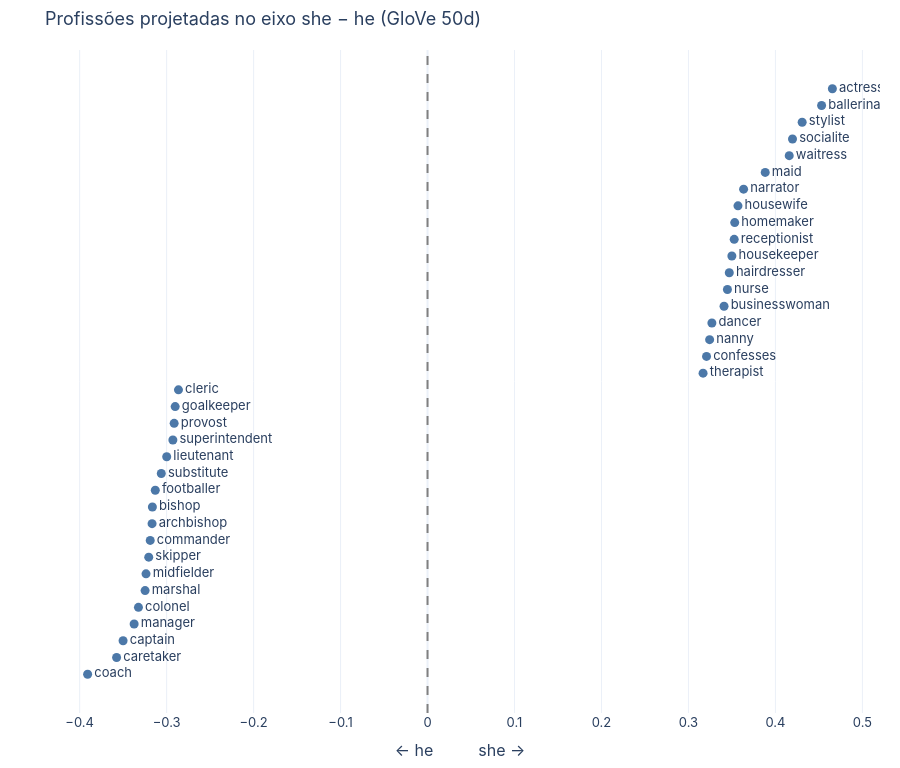

Write notebook code for a chart like this one.
### Code cell
from replang.viz import bias_axis_figure
from replang.bias.geometry import profile
meta = {p[0]: p for p in lex.extra["professions_meta"]}
df = profile(en, profs, she_he)
df["estereótipo (crowd, −1 fem … +1 masc)"] = [meta[w][2] for w in df.palavra]
df["definicional (crowd)"] = [meta[w][1] for w in df.palavra]
sel = pd.concat([df.nsmallest(18, "proj_g"), df.nlargest(18, "proj_g")])
bias_axis_figure(sel, title="Profissões projetadas no eixo she − he (GloVe 50d)", axis_label="← he          she →", color_col=None)

### Figure 1 — Plotly figure (JSON) as saved in the notebook; plotly's stock layout.template omitted (floating-point values rounded to 4 significant figures)
{"data": [{"hovertemplate": "proj_g=%{x}<br>_y=%{y}<br>palavra=%{text}<extra></extra>", "legendgroup": "", "marker": {"color": "#4C78A8", "size": 9, "symbol": "circle"}, "mode": "markers+text", "name": "", "orientation": "v", "showlegend": false, "text": ["coach", "caretaker", "captain", "manager", "colonel", "marshal", "midfielder", "skipper", "commander", "archbishop", "bishop", "footballer", "substitute", "lieutenant", "superintendent", "provost", "goalkeeper", "cleric", "therapist", "confesses", "nanny", "dancer", "businesswoman", "nurse", "hairdresser", "housekeeper", "receptionist", "homemaker", "housewife", "narrator", "maid", "waitress", "socialite", "stylist", "ballerina", "actress"], "textposition": "middle right", "type": "scatter", "x": [-0.3908, -0.3575, -0.3501, -0.3374, -0.3324, -0.3248, -0.3237, -0.3206, -0.3189, -0.3167, -0.3164, -0.313, -0.3061, -0.2999, -0.2928, -0.2913, -0.2902, -0.2864, 0.3168, 0.3208, 0.3244, 0.327, 0.3409, 0.3448, 0.347, 0.3499, 0.3526, 0.3532, 0.357, 0.3634, 0.3883, 0.4159, 0.4197, 0.4307, 0.4531, 0.4655], "xaxis": "x", "y": [0, 1, 2, 3, 4, 5, 6, 7, 8, 9, 10, 11, 12, 13, 14, 15, 16, 17, 18, 19, 20, 21, 22, 23, 24, 25, 26, 27, 28, 29, 30, 31, 32, 33, 34, 35], "yaxis": "y"}], "layout": {"font": {"family": "Inter, Helvetica, Arial, sans-serif", "size": 13}, "height": 768, "legend": {"tracegroupgap": 0}, "margin": {"b": 40, "l": 40, "r": 20, "t": 50}, "shapes": [{"line": {"color": "gray", "dash": "dash"}, "type": "line", "x0": 0, "x1": 0, "xref": "x", "y0": 0, "y1": 1, "yref": "y domain"}], "title": {"text": "Profissões projetadas no eixo she − he (GloVe 50d)"}, "xaxis": {"anchor": "y", "domain": [0.0, 1.0], "title": {"text": "← he          she →"}}, "yaxis": {"anchor": "x", "domain": [0.0, 1.0], "title": {"text": "_y"}, "visible": false}}}
